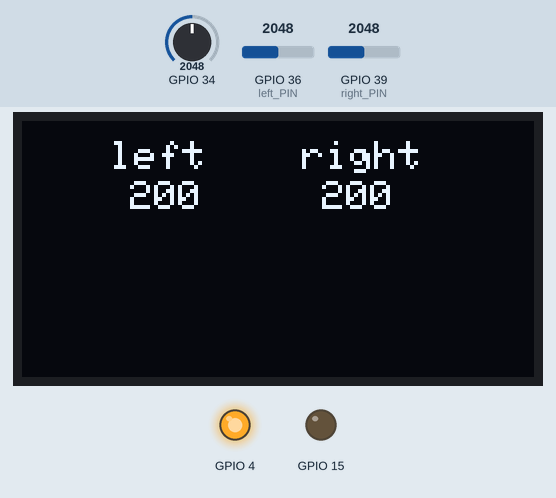
A program run on a simulated ESP32. Shown: 128×64 one-colour display, output pins drawn as LEDs (lit = HIGH). Inputs (shaded band) come from the test bench; at power-on: GPIO 36 (left_PIN) = 2048, GPIO 39 (right_PIN) = 2048, GPIO 34 = 2048. Nothing arrives over Bluetooth unless stated; what the program prints to the serial monitor is not drawn.

Above: at 1.3 s.
1.4 s: GPIO 36 (left_PIN) set to 2866
At 2.3 s:
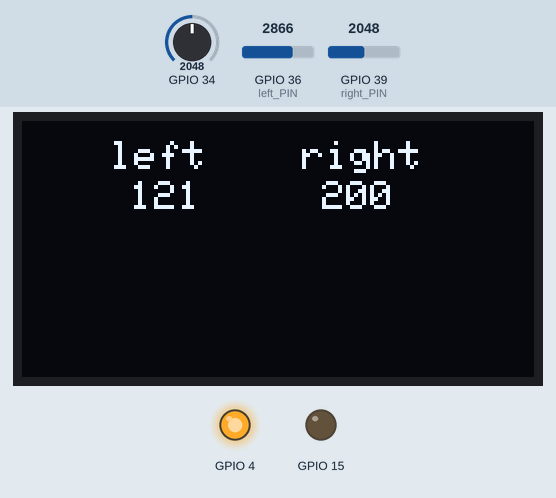
4.4 s: GPIO 39 (right_PIN) set to 2866
At 5.3 s:
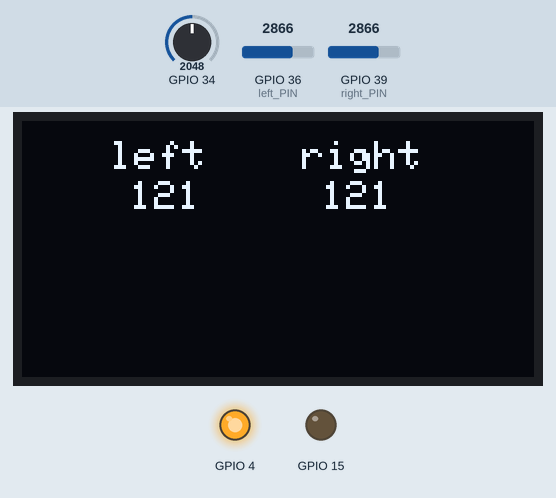
6.5 s: GPIO 36 (left_PIN) set to 3603
At 7.3 s:
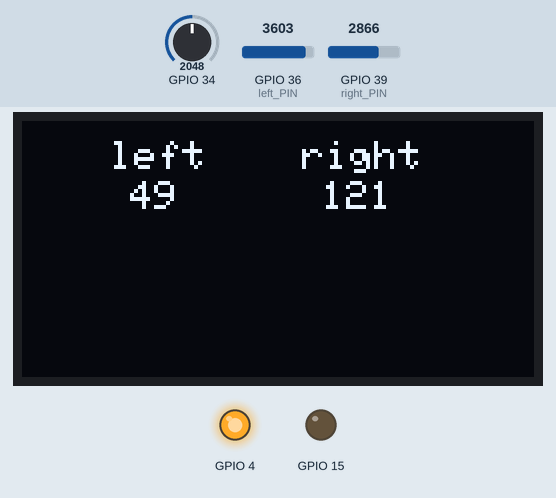
8.4 s: GPIO 39 (right_PIN) set to 3603
At 9.2 s:
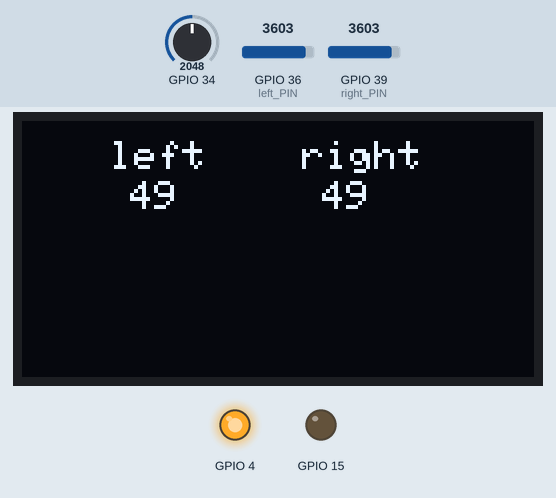
10.2 s: GPIO 36 (left_PIN) set to 4095
At 11.1 s:
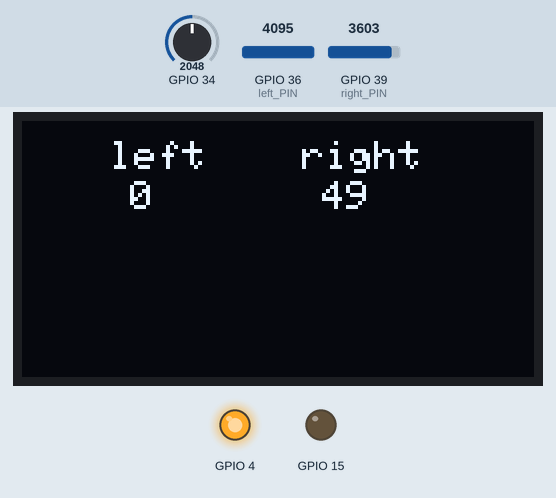
12.1 s: GPIO 39 (right_PIN) set to 4095
At 12.9 s:
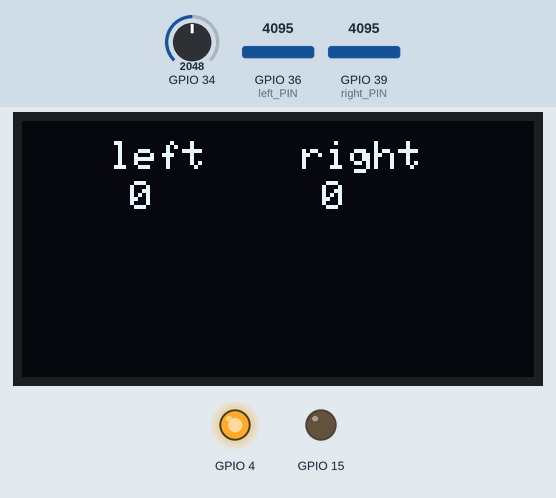
Timing chart, 0 to 15.0 s (numbered marks = the images above; inputs shaded):
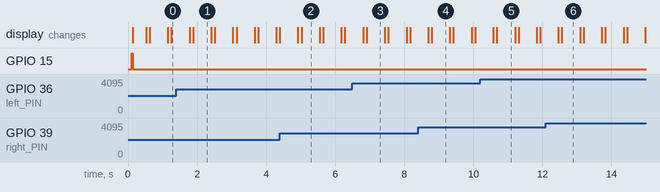

The program:

main.cpp
```cpp
#include <Arduino.h>
#include <SPI.h>
#include <Wire.h>
#include <Adafruit_GFX.h>
#include <Adafruit_SSD1306.h>
#include "BluetoothSerial.h" // We will include the Serial Bluetooth header
#if !defined(CONFIG_BT_ENABLED) || !defined(CONFIG_BLUEDROID_ENABLED)
#error Bluetooth is not enabled! Please run `make menuconfig` to and enable it
#endif
BluetoothSerial BT; // Bluetooth Object
String serverName = "ESP32_LED_Control";
bool connected;
#define left_PIN  36 // ESP32 pin GPIO36 (ADC0) connected to VRX pin
#define right_PIN  39 // ESP32 pin GPIO36 (ADC0) connected to VRX pin

#define TIME_INTERVAL 50 * 1
unsigned long Timer1 = 0;

#define TIME_INTERVAL2 500 * 1
unsigned long Timer2 = 0;


#define OLED_MOSI 23
#define OLED_CLK 18
#define OLED_DC 16
#define OLED_CS 5
#define OLED_RESET 17
Adafruit_SSD1306 display(OLED_MOSI, OLED_CLK, OLED_DC, OLED_RESET, OLED_CS);

struct Str
{
  int val_b; //левый
  int val_i; // правый
  int val_kn;   // кнопки.
};

Str buf;

int disL;
int disR;

void setup() {

display.begin(SSD1306_SWITCHCAPVCC);
 display.clearDisplay();
 display.display();
 display.setTextSize(1); // установка размера шрифта
 display.setTextColor(WHITE); // установка цвета текста
 display.setCursor(22,5);
  display.println("left");
  display.display();
  display.setCursor(70,5);
  display.println("right");
  display.display();

  pinMode (15, OUTPUT);
  pinMode (4, OUTPUT);

  digitalWrite(15, HIGH);
  digitalWrite(4, LOW);

  pinMode (34, INPUT);

  Serial.begin(9600); // Initializing serial connection for debugging
  BT.begin("ESP32_client", true); // Name of your Bluetooth Device and in master mode
  Serial.println("Bluetooth Device is in master mode. Connecting to the host...");
  connected = BT.connect(serverName);
  if(connected) {
    Serial.println("Connected Succesfully!");
    digitalWrite(15, LOW);
    digitalWrite(4, HIGH);
  } else {
    while(!BT.connected(10000)) {
      Serial.println("Failed to connect. Make sure remote device is available and in range, then restart app.");
    }
  }
}
void loop() {
 // buf.val_kn=analogRead(34);
 //Serial.println(buf.val_kn);
buf.val_b=analogRead(left_PIN);
if (millis() - Timer1 >= TIME_INTERVAL)
  {
  buf.val_b=analogRead(left_PIN);

if (analogRead(34) >= 100 && analogRead(34) < 250){
  buf.val_kn=0;
}
else {
  buf.val_kn=10;
}
  buf.val_i=analogRead(right_PIN);
  buf.val_b = map(buf.val_b, 0, 4095, 400, 0);
  disL=buf.val_b;
  //Serial.println(buf.val_b);
  buf.val_i=map(buf.val_i, 0, 4095, 400, 0);
  disR=buf.val_i;
  //Serial.println(buf.val_i);
  BT.write((byte*)&buf, sizeof(buf));
 Timer1 = millis();
  }

  if (millis() - Timer2 >= TIME_INTERVAL2)
  {

display.clearDisplay();
display.display();
display.setCursor(22,5);
display.println("left");
display.display();
display.setCursor(70,5);
display.println("right");
display.display();
display.setCursor(27,15);
display.println(disL);
display.display();
display.setCursor(75,15);
display.println(disR);
display.display();
 Timer2 = millis();
  }

}
```

Measured:
- after the input at 1.4 s, the display: first differs from a run without the input after 0.48 s (image 1)
- after the input at 4.4 s, the display: first differs from a run without the input after 0.63 s (image 2)
- after the input at 6.5 s, the display: first differs from a run without the input after 0.41 s (image 3)
- after the input at 8.4 s, the display: first differs from a run without the input after 0.40 s (image 4)
- after the input at 10.2 s, the display: first differs from a run without the input after 0.48 s (image 5)
- after the input at 12.1 s, the display: first differs from a run without the input after 0.47 s (image 6)
- what the display in image 1 shows lasts 0.5 s, from 1.9 s to 2.4 s
